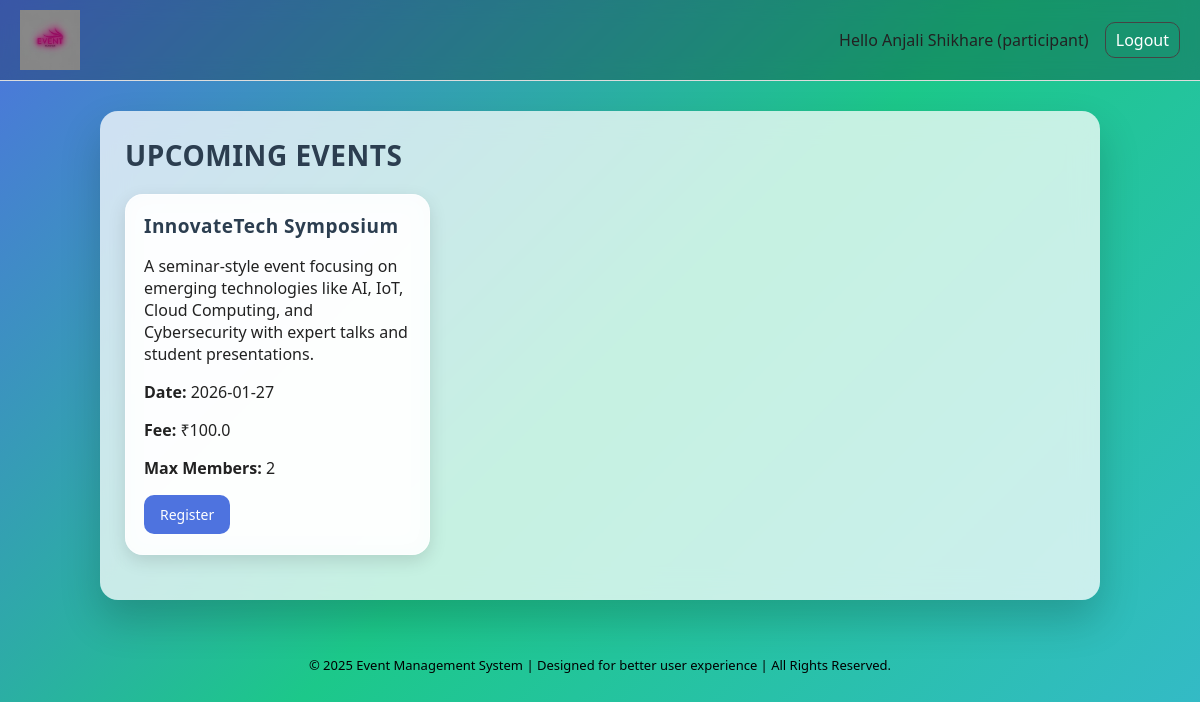
The page / (signed in) on the database its author committed.
### tables this page shows
CREATE TABLE events (
            id INTEGER PRIMARY KEY AUTOINCREMENT,
            title TEXT NOT NULL,
            description TEXT,
            date TEXT,
            fee REAL,
            max_members INTEGER,
            created_by INTEGER,
            FOREIGN KEY (created_by) REFERENCES users (id)
        );

### app.py (the view)
@app.route("/")
def index():
    db = get_db()
    events = db.execute("SELECT * FROM events").fetchall()
    return render_template("index.html", events=events)

### app.py (called while the page is built)
def get_db():
    if "db" not in g:
        g.db = sqlite3.connect(DATABASE)
        g.db.row_factory = sqlite3.Row
    return g.db

### templates/index.html (shortened to what this page needs)
{% extends "base.html" %}
{% block content %}
{% if not session.get('username') %}
  <h2>Welcome to Event Management System</h2>
  <p>Please login to view upcoming events.</p>
  <a class="btn" href="{{ url_for('login') }}">Login</a>
  <a class="btn" href="{{ url_for('signup') }}">Signup</a>
{% else %}
  <h1>UPCOMING EVENTS</h1>
  {% if events %}
    <ul class="events">
      {% for e in events %}
        <li class="event-card">
          <h3>{{ e['title'] }}</h3>
          <p>{{ e['description'] }}</p>
          <p><b>Date:</b> {{ e['date'] or 'N/A' }}</p>
          <p><b>Fee:</b> ₹{{ e['fee'] or 0 }}</p>
          <p><b>Max Members:</b> {{ e['max_members'] or 'Unlimited' }}</p>
          {% if session.get('role') == 'participant' %}
            <a class="btn" href="{{ url_for('register_event', event_id=e['id']) }}">Register</a>
          {% elif session.get('role') == 'admin' %}
            <a class="btn" href="{{ url_for('participants', event_id=e['id']) }}">View Participants</a>
            <a class="btn" href="{{ url_for('participants', event_id=e['id']) }}">Export CSV</a>
          {% else %}
            <small>Login as participant to register or admin to manage.</small>
          {% endif %}
        </li>
      {% endfor %}
    </ul>
  {% else %}
    <p>No events yet.</p>
  {% endif %}
{% endif %}
{% endblock %}

### static/style.css (style rules this page uses)
* { box-sizing: border-box; }
body { margin: 0; padding: 0; font-family: 'Poppins', system-ui, -apple-system, Arial; background: linear-gradient(135deg,#4e73df,#1cc88a,#36b9cc); min-height: 100vh; color:#222; }
h1,h2,h3 { margin-top: 0; color:#2c3e50; letter-spacing: .5px; }
h1 { font-size: 28px; }
.events { list-style:none; padding:0; margin:20px 0; display:grid; grid-template-columns:repeat(auto-fill,minmax(290px,1fr)); gap:18px; }
.event-card { background: rgba(255,255,255,.85); backdrop-filter: blur(12px); border-radius:18px; padding:18px 18px 20px; border:1px solid rgba(255,255,255,.6); box-shadow: 0 6px 18px rgba(0,0,0,.12); transition:.25s; }
.event-card h3 { margin:0 0 6px; font-size:19px; }
.btn, button { display:inline-block; padding:10px 16px; border-radius:10px; border:none; cursor:pointer; font-size:14px; font-weight:500; transition:.25s; }
.btn { background:#4e73df; color:white; text-decoration:none; }

### rows shown on the page
events: title "InnovateTech Symposium", description "A seminar-style event focusing on emerging technologies like AI, IoT, Cloud Computing, and Cybersecurity with expert talks and student presentations.", date "2026-01-27", fee "100.0", max_members "2"

### other values the page prints
{{ session['username'] }} "Anjali Shikhare"
{{ session['role'] }} "participant"
{{ 2025 }} "2025"
